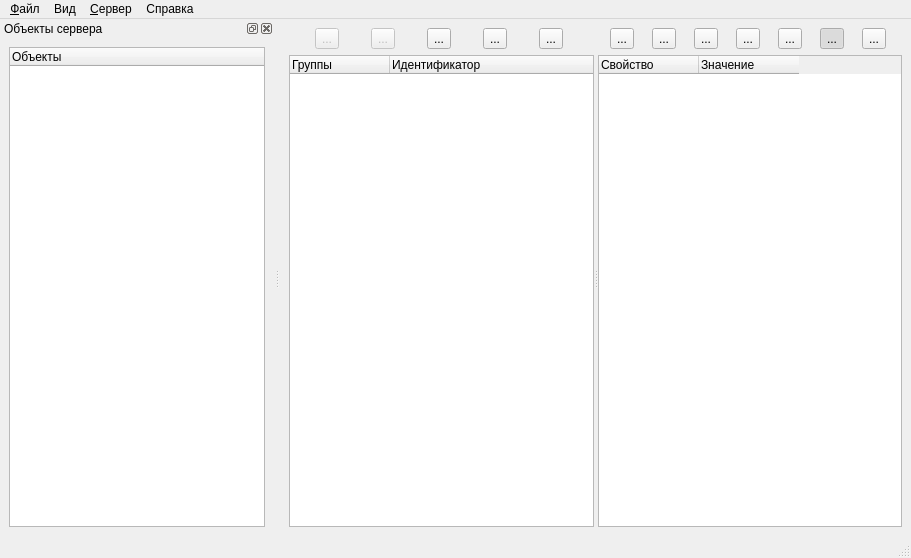
<?xml version="1.0" encoding="UTF-8"?>
<ui version="4.0">
 <class>MainWindow</class>
 <widget class="QMainWindow" name="MainWindow">
  <property name="geometry">
   <rect>
    <x>0</x>
    <y>0</y>
    <width>911</width>
    <height>558</height>
   </rect>
  </property>
  <property name="windowTitle">
   <string>Консоль администрирования</string>
  </property>
  <widget class="QWidget" name="centralwidget">
   <layout class="QGridLayout" name="gridLayout_2">
    <item row="0" column="0">
     <widget class="QSplitter" name="splitter">
      <property name="orientation">
       <enum>Qt::Horizontal</enum>
      </property>
      <widget class="QWidget" name="panelGroupUsers" native="true">
       <layout class="QVBoxLayout" name="treeGropPanel">
        <property name="leftMargin">
         <number>0</number>
        </property>
        <property name="topMargin">
         <number>0</number>
        </property>
        <property name="rightMargin">
         <number>0</number>
        </property>
        <property name="bottomMargin">
         <number>0</number>
        </property>
        <item>
         <layout class="QHBoxLayout" name="toolBtnGroupBox">
          <item>
           <widget class="QToolButton" name="btnSaveData">
            <property name="enabled">
             <bool>false</bool>
            </property>
            <property name="text">
             <string>...</string>
            </property>
            <property name="icon">
             <iconset resource="resources.qrc">
              <normaloff>:/images/img/saveData.png</normaloff>:/images/img/saveData.png</iconset>
            </property>
           </widget>
          </item>
          <item>
           <widget class="QToolButton" name="btnGetData">
            <property name="enabled">
             <bool>false</bool>
            </property>
            <property name="text">
             <string>...</string>
            </property>
            <property name="icon">
             <iconset resource="resources.qrc">
              <normaloff>:/images/img/getData.png</normaloff>:/images/img/getData.png</iconset>
            </property>
           </widget>
          </item>
          <item>
           <widget class="QToolButton" name="btnAddGroup">
            <property name="toolTip">
             <string extracomment="Создать новую группу">Добавить новую группу</string>
            </property>
            <property name="text">
             <string>...</string>
            </property>
            <property name="icon">
             <iconset resource="resources.qrc">
              <normaloff>:/images/img/tbreflist.png</normaloff>:/images/img/tbreflist.png</iconset>
            </property>
           </widget>
          </item>
          <item>
           <widget class="QToolButton" name="btnEditGroup">
            <property name="toolTip">
             <string extracomment="Изменить выбранную группу">Изменить выбранную группу</string>
            </property>
            <property name="text">
             <string>...</string>
            </property>
            <property name="icon">
             <iconset resource="resources.qrc">
              <normaloff>:/images/img/tbglacti.png</normaloff>:/images/img/tbglacti.png</iconset>
            </property>
           </widget>
          </item>
          <item>
           <widget class="QToolButton" name="btnDelGroup">
            <property name="toolTip">
             <string extracomment="Удалить выбранную группу">Удалить выбранную группу</string>
            </property>
            <property name="text">
             <string>...</string>
            </property>
            <property name="icon">
             <iconset resource="resources.qrc">
              <normaloff>:/images/img/delete.png</normaloff>:/images/img/delete.png</iconset>
            </property>
           </widget>
          </item>
         </layout>
        </item>
        <item>
         <widget class="QTreeWidget" name="treeChannels">
          <column>
           <property name="text">
            <string>Группы</string>
           </property>
          </column>
          <column>
           <property name="text">
            <string>Идентификатор</string>
           </property>
          </column>
         </widget>
        </item>
       </layout>
      </widget>
      <widget class="QWidget" name="layoutWidget">
       <layout class="QVBoxLayout" name="verticalLayout">
        <item>
         <layout class="QHBoxLayout" name="toolBottonsUsers">
          <item>
           <widget class="QToolButton" name="btnSendMessage">
            <property name="toolTip">
             <string>Отправить сообщение выбранному пользователю</string>
            </property>
            <property name="text">
             <string>...</string>
            </property>
            <property name="icon">
             <iconset resource="resources.qrc">
              <normaloff>:/images/img/send.svg</normaloff>:/images/img/send.svg</iconset>
            </property>
           </widget>
          </item>
          <item>
           <widget class="QToolButton" name="btnKillSession">
            <property name="toolTip">
             <string>Удалить сеанс выбранного пользователя</string>
            </property>
            <property name="text">
             <string>...</string>
            </property>
            <property name="icon">
             <iconset resource="resources.qrc">
              <normaloff>:/images/img/KillSession.png</normaloff>:/images/img/KillSession.png</iconset>
            </property>
           </widget>
          </item>
          <item>
           <widget class="QToolButton" name="btnAddUser">
            <property name="toolTip">
             <string>Добавить нового пользователя</string>
            </property>
            <property name="text">
             <string>...</string>
            </property>
            <property name="icon">
             <iconset resource="resources.qrc">
              <normaloff>:/images/img/new_element.png</normaloff>:/images/img/new_element.png</iconset>
            </property>
           </widget>
          </item>
          <item>
           <widget class="QToolButton" name="btnEditUser">
            <property name="toolTip">
             <string>Изменить выбранного пользователя</string>
            </property>
            <property name="text">
             <string>...</string>
            </property>
            <property name="icon">
             <iconset resource="resources.qrc">
              <normaloff>:/images/img/tbglacti.png</normaloff>:/images/img/tbglacti.png</iconset>
            </property>
           </widget>
          </item>
          <item>
           <widget class="QToolButton" name="btnDeleteUser">
            <property name="toolTip">
             <string>Удалить выбранного пользователя</string>
            </property>
            <property name="text">
             <string>...</string>
            </property>
            <property name="icon">
             <iconset resource="resources.qrc">
              <normaloff>:/images/img/delete.png</normaloff>:/images/img/delete.png</iconset>
            </property>
           </widget>
          </item>
          <item>
           <widget class="QToolButton" name="btnViewMode">
            <property name="toolTip">
             <string>Сменить режим отображения списка</string>
            </property>
            <property name="text">
             <string>...</string>
            </property>
            <property name="icon">
             <iconset resource="resources.qrc">
              <normaloff>:/images/img/list_tree.png</normaloff>:/images/img/list_tree.png</iconset>
            </property>
            <property name="checkable">
             <bool>true</bool>
            </property>
            <property name="checked">
             <bool>true</bool>
            </property>
           </widget>
          </item>
          <item>
           <widget class="QToolButton" name="btnToGroup">
            <property name="toolTip">
             <string>Переместить в другую группу выбранного пользователя</string>
            </property>
            <property name="text">
             <string>...</string>
            </property>
            <property name="icon">
             <iconset resource="resources.qrc">
              <normaloff>:/images/img/move_element.png</normaloff>:/images/img/move_element.png</iconset>
            </property>
           </widget>
          </item>
         </layout>
        </item>
        <item>
         <widget class="QTableWidget" name="listChildSrvObjects">
          <property name="selectionMode">
           <enum>QAbstractItemView::SingleSelection</enum>
          </property>
          <property name="selectionBehavior">
           <enum>QAbstractItemView::SelectRows</enum>
          </property>
          <column>
           <property name="text">
            <string>Свойство</string>
           </property>
           <property name="textAlignment">
            <set>AlignLeading|AlignVCenter</set>
           </property>
          </column>
          <column>
           <property name="text">
            <string>Значение</string>
           </property>
           <property name="textAlignment">
            <set>AlignJustify|AlignVCenter</set>
           </property>
          </column>
         </widget>
        </item>
       </layout>
      </widget>
     </widget>
    </item>
   </layout>
  </widget>
  <widget class="QMenuBar" name="menubar">
   <property name="geometry">
    <rect>
     <x>0</x>
     <y>0</y>
     <width>911</width>
     <height>21</height>
    </rect>
   </property>
   <widget class="QMenu" name="menu_A">
    <property name="title">
     <string>&amp;Файл</string>
    </property>
    <addaction name="mnuExit"/>
   </widget>
   <widget class="QMenu" name="menu">
    <property name="title">
     <string>&amp;Сервер</string>
    </property>
    <addaction name="mnuOptions"/>
    <addaction name="separator"/>
    <addaction name="mnuConnect"/>
    <addaction name="mnuDisconnect"/>
    <addaction name="separator"/>
    <addaction name="mnuStart"/>
    <addaction name="mnuStop"/>
    <addaction name="mnuStatusService"/>
    <addaction name="mnuRestartService"/>
    <addaction name="separator"/>
    <addaction name="mnuInstallService"/>
   </widget>
   <widget class="QMenu" name="menu_2">
    <property name="title">
     <string>Справка</string>
    </property>
    <addaction name="mnuAbout"/>
   </widget>
   <widget class="QMenu" name="mnuView">
    <property name="title">
     <string>Вид</string>
    </property>
   </widget>
   <addaction name="menu_A"/>
   <addaction name="mnuView"/>
   <addaction name="menu"/>
   <addaction name="menu_2"/>
  </widget>
  <widget class="QStatusBar" name="statusbar"/>
  <widget class="QDockWidget" name="dockSrvObjects">
   <property name="allowedAreas">
    <set>Qt::LeftDockWidgetArea|Qt::RightDockWidgetArea</set>
   </property>
   <property name="windowTitle">
    <string>Объекты сервера</string>
   </property>
   <attribute name="dockWidgetArea">
    <number>1</number>
   </attribute>
   <widget class="QWidget" name="dockWidgetContents">
    <layout class="QGridLayout" name="gridLayout">
     <item row="0" column="0">
      <widget class="QTreeWidget" name="treeSrvObjects">
       <column>
        <property name="text">
         <string notr="true">Объекты</string>
        </property>
       </column>
      </widget>
     </item>
    </layout>
   </widget>
  </widget>
  <action name="mnuExit">
   <property name="text">
    <string>Закрыть</string>
   </property>
   <property name="shortcut">
    <string>Ctrl+F4</string>
   </property>
  </action>
  <action name="mnuAbout">
   <property name="text">
    <string>О программе ...</string>
   </property>
   <property name="shortcut">
    <string>F1</string>
   </property>
  </action>
  <action name="mnuOptions">
   <property name="text">
    <string>Параметры</string>
   </property>
  </action>
  <action name="mnuConnect">
   <property name="icon">
    <iconset resource="resources.qrc">
     <normaloff>:/images/img/connect.svg</normaloff>:/images/img/connect.svg</iconset>
   </property>
   <property name="text">
    <string>Подключиться</string>
   </property>
  </action>
  <action name="mnuDisconnect">
   <property name="icon">
    <iconset resource="resources.qrc">
     <normaloff>:/images/img/disconnect.svg</normaloff>:/images/img/disconnect.svg</iconset>
   </property>
   <property name="text">
    <string>Отключится</string>
   </property>
   <property name="iconVisibleInMenu">
    <bool>true</bool>
   </property>
  </action>
  <action name="mnuStart">
   <property name="text">
    <string>Запустить</string>
   </property>
  </action>
  <action name="mnuStop">
   <property name="text">
    <string>Остановить</string>
   </property>
  </action>
  <action name="mnuInstallService">
   <property name="text">
    <string>Установить службу</string>
   </property>
  </action>
  <action name="mnuStatusService">
   <property name="text">
    <string>Проверить статус</string>
   </property>
  </action>
  <action name="mnuRestartService">
   <property name="text">
    <string>Перезаупстить</string>
   </property>
  </action>
 </widget>
 <resources>
  <include location="resources.qrc"/>
 </resources>
 <connections/>
</ui>
